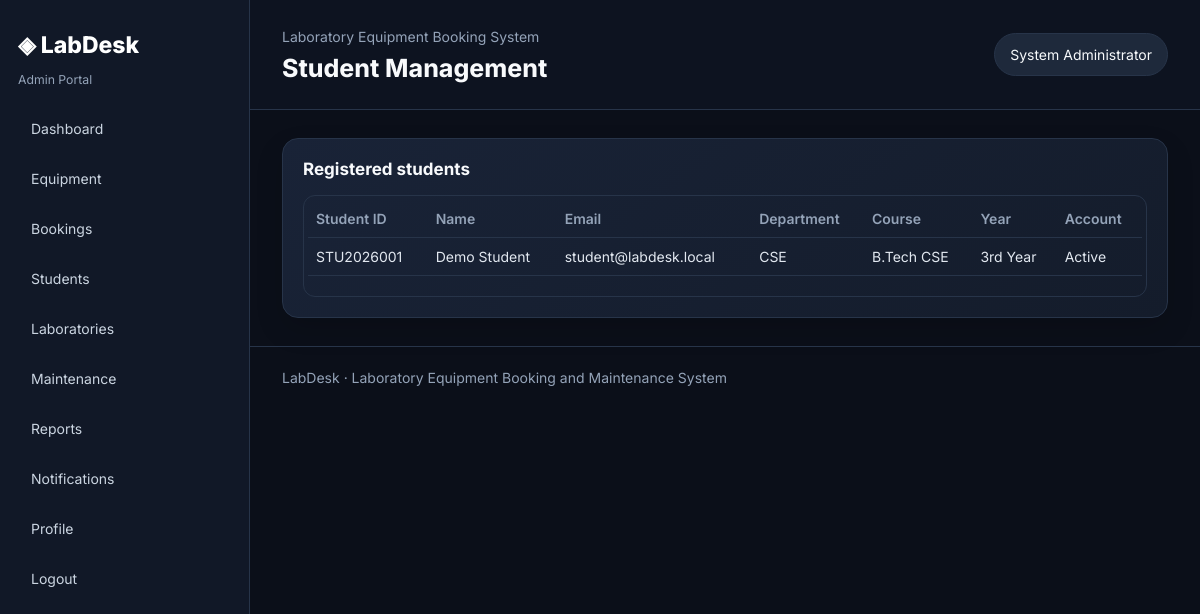
The app's page /admin/students.php (signed in) with its own data.
### tables this page shows
CREATE TABLE students (
 id INT AUTO_INCREMENT PRIMARY KEY, user_id INT NOT NULL UNIQUE, student_id VARCHAR(50) NOT NULL UNIQUE,
 phone VARCHAR(30), department VARCHAR(100), course VARCHAR(100), year_of_study VARCHAR(30),
 registration_date TIMESTAMP DEFAULT CURRENT_TIMESTAMP,
 CONSTRAINT fk_students_user FOREIGN KEY(user_id) REFERENCES users(id) ON DELETE CASCADE
);

CREATE TABLE users (
 id INT AUTO_INCREMENT PRIMARY KEY, name VARCHAR(120) NOT NULL, email VARCHAR(190) NOT NULL UNIQUE,
 password_hash VARCHAR(255) NOT NULL, role ENUM('admin','student') NOT NULL DEFAULT 'student',
 is_active TINYINT(1) NOT NULL DEFAULT 1, created_at TIMESTAMP DEFAULT CURRENT_TIMESTAMP,
 updated_at TIMESTAMP DEFAULT CURRENT_TIMESTAMP ON UPDATE CURRENT_TIMESTAMP
);

### admin/students.php (the view)
<?php
require_once __DIR__.'/../includes/auth.php'; require_role('admin');
$rows=$pdo->query("SELECT u.id,u.name,u.email,u.is_active,s.student_id,s.department,s.course,s.year_of_study FROM users u JOIN students s ON s.user_id=u.id ORDER BY u.name")->fetchAll();page_header('Student Management','admin');?>
<div class="panel"><h2 class="section-title">Registered students</h2><div class="table-responsive"><table class="table"><thead><tr><th>Student ID</th><th>Name</th><th>Email</th><th>Department</th><th>Course</th><th>Year</th><th>Account</th></tr></thead><tbody><?php foreach($rows as $r):?><tr><td><?=e($r['student_id'])?></td><td><?=e($r['name'])?></td><td><?=e($r['email'])?></td><td><?=e($r['department'])?></td><td><?=e($r['course'])?></td><td><?=e($r['year_of_study'])?></td><td><?=$r['is_active']?'Active':'Inactive'?></td></tr><?php endforeach?></tbody></table></div></div><?php page_footer();?>

### assets/css/style.css (style rules this page uses)
:root { --bg:#0B0F19;--side:#111827;--card:#161E2E;--surface:#1E293B;--purple:#8B5CF6;--blue:#3B82F6;--text:#F8FAFC;--muted:#94A3B8;--border:#273449 }
* { box-sizing:border-box }
body { margin:0;background:var(--bg);color:var(--text);font-family:Inter,system-ui,sans-serif;font-size:14px }
.card-dark,.panel { background:linear-gradient(145deg,#192337,#141c2b);border:1px solid var(--border);border-radius:16px;padding:20px;box-shadow:0 12px 28px #0002 }
.section-title { font-size:17px;font-weight:700;margin:0 0 16px }
.table { color:#e2e8f0;--bs-table-bg:transparent;--bs-table-color:#e2e8f0;--bs-table-border-color:#273449 }
.table thead th { color:#94a3b8;font-weight:600 }
.table-responsive { border:1px solid var(--border);border-radius:12px;padding:4px }

### records on screen
students: student "STU2026001", user.name "Demo Student", user.email "student@labdesk.local", department "CSE", course "B.Tech CSE", year_of_study "3rd Year"

### other values on screen
$role "Admin"
$label "Dashboard"
$label "Equipment"
$label "Bookings"
$label "Students"
$label "Laboratories"
$label "Maintenance"
$label "Reports"
$label "Notifications"
$label "Profile"
$title "Student Management"
$user['name'] "System Administrator"
